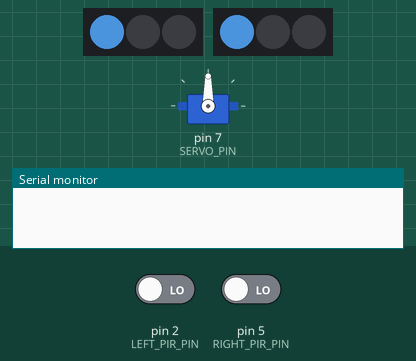
Simulated run of this sketch. Board: Arduino Uno, built with avr-gcc and run on an emulated ATmega328P. On the bench: servo, 2 × 3 RGB LEDs in strip order, left to right, the last lines printed to the serial monitor. The inputs (shaded band) are chosen by the test bench; at power-on: pin 2 (LEFT_PIR_PIN) LOW, pin 5 (RIGHT_PIR_PIN) LOW. Dim RGB values are drawn brighter than linear.

Above: at 0.1 s.
At 3.4 s:
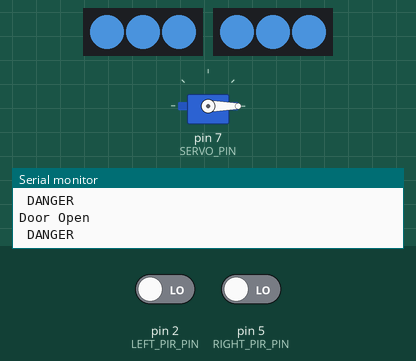
3.5 s: pin 2 (LEFT_PIR_PIN) driven HIGH
At 4.3 s:
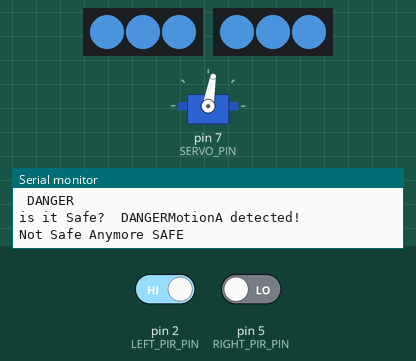
6.7 s: pin 5 (RIGHT_PIR_PIN) driven HIGH
Timing chart, 0 to 9.7 s (numbered marks = the images above; inputs shaded):
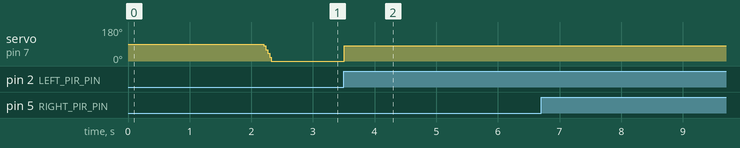

The sketch:

automask_v2.ino
```cpp
#include <Servo.h>
#include <FastLED.h>

// Define connection pins:
//PIR Sensors
#define LEFT_PIR_PIN 2
#define RIGHT_PIR_PIN 5
#define BACK_PIR_PIN 8

//Servo
#define SERVO_PIN 7

//LEDS
#define LEFT_LED_PIN 3
#define RIGHT_LED_PIN 6
#define CENTER_LED_PIN 4

//Define LED colors here
#define SAFECOLOR CRGB( 50, 100, 150)
#define DANGERCOLOR CRGB( 255, 0, 0)
#define SENSORCOLOR CRGB( 0, 0, 100)

// FastLED CRGB object
CRGB leftLED[3];
CRGB rightLED[3];
CRGB centerLED[1];


Servo myservo;  // create servo object to control a servo
int pos = 100;    // variable to store the servo position

int timer = 0;
int timerLimit = 500;
// Create variables:
int val0 = 0;
int val1 = 0;
bool motionState = false; // We start with no motion detected.
bool isSafe = false;

void setup() {
  // Configure the pins as input or output:
  pinMode(LEFT_LED_PIN, OUTPUT);
  pinMode(LEFT_PIR_PIN, INPUT);
  pinMode(RIGHT_PIR_PIN, INPUT);
  myservo.attach(SERVO_PIN);
  FastLED.addLeds<NEOPIXEL, LEFT_LED_PIN>(leftLED, 3);
  FastLED.addLeds<NEOPIXEL, RIGHT_LED_PIN>(rightLED, 3);
  for (int i = 0; i <= 3; i++ ) {
    leftLED[i] = SAFECOLOR;
    rightLED[i] = SAFECOLOR;
    FastLED.show();
    delay(300);
  }


  // Begin serial communication at a baud rate of 9600:


  Serial.begin(9600);
  delay(1000);
}
void loop() {


  // Read out the pirPin and store as val:
  val0 = digitalRead(LEFT_PIR_PIN);
  val1 = digitalRead(RIGHT_PIR_PIN);
  // If motion is detected (pirPin = HIGH), do the following:
  if (val0 == HIGH || val1 == HIGH) {

    // Change the motion state to true (motion detected):
    if (motionState == false) {


//close the door, then it is safe
      pos = 80;
      myservo.write(pos);


       Serial.print("is it Safe? ");
      if (isSafe) {
        Serial.print(" SAFE");
      }
      else {
        Serial.print(" DANGER");
      }

      if (val0 == HIGH) {

        Serial.println("MotionA detected!");

        if (isSafe == false) {
          for (int i = 0; i < 3; i++ ) {
            leftLED[i] = DANGERCOLOR;
            FastLED.show();
            delay(70);
          }
        }
        else {
          for (int i = 0; i < 3; i++ ) {
            leftLED[i] = SENSORCOLOR;
            FastLED.show();
            delay(70);
          }
        }


      }

      else if (val1 == HIGH) {

        Serial.println("MotionB detected!");
        if (isSafe == false) {
          for (int i = 0; i < 3; i++ ) {
            rightLED[i] = DANGERCOLOR;
            FastLED.show();
            delay(70);
          }
        }
        else {
          for (int i = 0; i < 3; i++ ) {
            rightLED[i] = SENSORCOLOR;
            FastLED.show();
            delay(70);
          }
        }

      }


      timer = timerLimit;
      isSafe = true;
      Serial.print("Not Safe Anymore");
      if (isSafe) {
        Serial.println(" SAFE");
      }
      else {
        Serial.println(" DANGER");
      }

      motionState = true;

    }
  }

  // If no motion is detected (pirPin = LOW), do the following:
  else {

    // Change the motion state to false (no motion):
    if (motionState == true) {
      Serial.println("Motion ended!");

      for (int i = 0; i <= 3; i++ ) {
        leftLED[i] = SAFECOLOR;
        rightLED[i] = SAFECOLOR;
        FastLED.show();
        delay(300);
      }
      delay(500);
      motionState = false;

    }
    if (timer == 0) {

        isSafe = false;//door openning
        Serial.println("Door Open");

         if (isSafe) {
        Serial.println(" SAFE");
      }
      else {
        Serial.println(" DANGER");
      }


      if (pos >= 0) {
        pos = pos - 20;
        myservo.write(pos);
        delay(30);
      }
    }
    else {
      timer--;
      //Serial.println(timer);
      delay(10);
    }
  }
}
```

Measured:
- after the input at 3.5 s, servo on pin 7 (SERVO_PIN): 0° → 80° at once
- after the input at 6.7 s, every drawn part: stays the same
